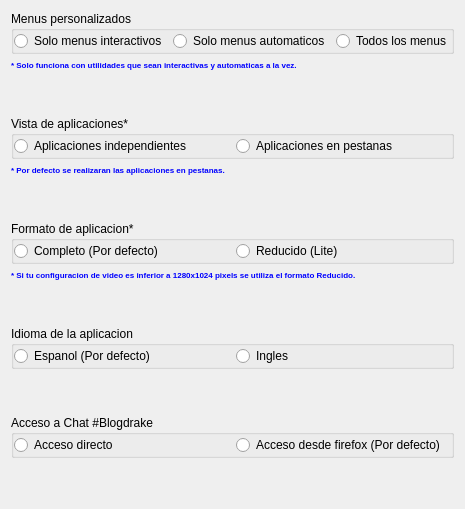
     <widget class="QWidget" name="tab_10">
      <attribute name="icon">
       <iconset resource="recoverdrake.qrc">
        <normaloff>:/Imagenes/mas.png</normaloff>:/Imagenes/mas.png</iconset>
      </attribute>
      <attribute name="title">
       <string>Menus</string>
      </attribute>
      <layout class="QGridLayout" name="gridLayout_30">
       <item row="0" column="0">
        <widget class="QGroupBox" name="groupBox_16">
         <property name="title">
          <string>Menus personalizados</string>
         </property>
         <layout class="QGridLayout" name="gridLayout_8">
          <property name="leftMargin">
           <number>0</number>
          </property>
          <property name="topMargin">
           <number>0</number>
          </property>
          <property name="rightMargin">
           <number>0</number>
          </property>
          <property name="bottomMargin">
           <number>0</number>
          </property>
          <item row="0" column="0">
           <widget class="QRadioButton" name="radioButton_43">
            <property name="text">
             <string>Solo menus interactivos</string>
            </property>
           </widget>
          </item>
          <item row="0" column="1">
           <widget class="QRadioButton" name="radioButton_44">
            <property name="text">
             <string>Solo menus automaticos</string>
            </property>
           </widget>
          </item>
          <item row="0" column="2">
           <widget class="QRadioButton" name="radioButton_45">
            <property name="text">
             <string>Todos los menus</string>
            </property>
           </widget>
          </item>
         </layout>
        </widget>
       </item>
       <item row="2" column="0">
        <spacer name="verticalSpacer_8">
         <property name="orientation">
          <enum>Qt::Vertical</enum>
         </property>
         <property name="sizeHint" stdset="0">
          <size>
           <width>20</width>
           <height>40</height>
          </size>
         </property>
        </spacer>
       </item>
       <item row="12" column="0">
        <widget class="QGroupBox" name="groupBox_18">
         <property name="title">
          <string>Acceso a Chat #Blogdrake</string>
         </property>
         <layout class="QGridLayout" name="gridLayout_9">
          <property name="leftMargin">
           <number>0</number>
          </property>
          <property name="topMargin">
           <number>0</number>
          </property>
          <property name="rightMargin">
           <number>0</number>
          </property>
          <property name="bottomMargin">
           <number>0</number>
          </property>
          <item row="0" column="0">
           <widget class="QRadioButton" name="radioButton_48">
            <property name="text">
             <string>Acceso directo</string>
            </property>
           </widget>
          </item>
          <item row="0" column="1">
           <widget class="QRadioButton" name="radioButton_50">
            <property name="text">
             <string>Acceso desde firefox (Por defecto)</string>
            </property>
           </widget>
          </item>
         </layout>
        </widget>
       </item>
       <item row="9" column="0">
        <widget class="QGroupBox" name="groupBox_11">
         <property name="title">
          <string>Idioma de la aplicacion</string>
         </property>
         <layout class="QGridLayout" name="gridLayout_7">
          <property name="leftMargin">
           <number>0</number>
          </property>
          <property name="topMargin">
           <number>0</number>
          </property>
          <property name="rightMargin">
           <number>0</number>
          </property>
          <property name="bottomMargin">
           <number>0</number>
          </property>
          <item row="0" column="0">
           <widget class="QRadioButton" name="radioButton_16">
            <property name="text">
             <string>Espanol (Por defecto)</string>
            </property>
            <property name="icon">
             <iconset resource="recoverdrake.qrc">
              <normaloff>:/Imagenes/SPAIN.png</normaloff>:/Imagenes/SPAIN.png</iconset>
            </property>
           </widget>
          </item>
          <item row="0" column="1">
           <widget class="QRadioButton" name="radioButton_17">
            <property name="text">
             <string>Ingles</string>
            </property>
            <property name="icon">
             <iconset resource="recoverdrake.qrc">
              <normaloff>:/Imagenes/ingles.jpeg</normaloff>:/Imagenes/ingles.jpeg</iconset>
            </property>
            <property name="iconSize">
             <size>
              <width>25</width>
              <height>25</height>
             </size>
            </property>
           </widget>
          </item>
         </layout>
        </widget>
       </item>
       <item row="11" column="0">
        <spacer name="verticalSpacer_7">
         <property name="orientation">
          <enum>Qt::Vertical</enum>
         </property>
         <property name="sizeHint" stdset="0">
          <size>
           <width>20</width>
           <height>40</height>
          </size>
         </property>
        </spacer>
       </item>
       <item row="4" column="0">
        <widget class="QLabel" name="label_163">
         <property name="palette">
          <palette>
           <active>
            <colorrole role="Button">
             <brush brushstyle="SolidPattern">
              <color alpha="255">
               <red>170</red>
               <green>170</green>
               <blue>127</blue>
              </color>
             </brush>
            </colorrole>
            <colorrole role="Text">
             <brush brushstyle="SolidPattern">
              <color alpha="255">
               <red>0</red>
               <green>0</green>
               <blue>255</blue>
              </color>
             </brush>
            </colorrole>
            <colorrole role="Base">
             <brush brushstyle="SolidPattern">
              <color alpha="255">
               <red>170</red>
               <green>170</green>
               <blue>127</blue>
              </color>
             </brush>
            </colorrole>
            <colorrole role="Window">
             <brush brushstyle="SolidPattern">
              <color alpha="255">
               <red>170</red>
               <green>170</green>
               <blue>127</blue>
              </color>
             </brush>
            </colorrole>
           </active>
           <inactive>
            <colorrole role="Button">
             <brush brushstyle="SolidPattern">
              <color alpha="255">
               <red>170</red>
               <green>170</green>
               <blue>127</blue>
              </color>
             </brush>
            </colorrole>
            <colorrole role="Text">
             <brush brushstyle="SolidPattern">
              <color alpha="255">
               <red>0</red>
               <green>0</green>
               <blue>255</blue>
              </color>
             </brush>
            </colorrole>
            <colorrole role="Base">
             <brush brushstyle="SolidPattern">
              <color alpha="255">
               <red>170</red>
               <green>170</green>
               <blue>127</blue>
              </color>
             </brush>
            </colorrole>
            <colorrole role="Window">
             <brush brushstyle="SolidPattern">
              <color alpha="255">
               <red>170</red>
               <green>170</green>
               <blue>127</blue>
              </color>
             </brush>
            </colorrole>
           </inactive>
           <disabled>
            <colorrole role="Button">
             <brush brushstyle="SolidPattern">
              <color alpha="255">
               <red>170</red>
               <green>170</green>
               <blue>127</blue>
              </color>
             </brush>
            </colorrole>
            <colorrole role="Text">
             <brush brushstyle="SolidPattern">
              <color alpha="255">
               <red>120</red>
               <green>122</green>
               <blue>124</blue>
              </color>
             </brush>
            </colorrole>
            <colorrole role="Base">
             <brush brushstyle="SolidPattern">
              <color alpha="255">
               <red>170</red>
               <green>170</green>
               <blue>127</blue>
              </color>
             </brush>
            </colorrole>
            <colorrole role="Window">
             <brush brushstyle="SolidPattern">
              <color alpha="255">
               <red>170</red>
               <green>170</green>
               <blue>127</blue>
              </color>
             </brush>
            </colorrole>
           </disabled>
          </palette>
         </property>
         <property name="font">
          <font>
           <pointsize>6</pointsize>
           <weight>75</weight>
           <bold>true</bold>
          </font>
         </property>
         <property name="text">
          <string>&lt;!DOCTYPE HTML PUBLIC &quot;-//W3C//DTD HTML 4.0//EN&quot; &quot;http://www.w3.org/TR/REC-html40/strict.dtd&quot;&gt;
&lt;html&gt;&lt;head&gt;&lt;meta name=&quot;qrichtext&quot; content=&quot;1&quot; /&gt;&lt;style type=&quot;text/css&quot;&gt;
p, li { white-space: pre-wrap; }
&lt;/style&gt;&lt;/head&gt;&lt;body style=&quot; font-family:'Sans'; font-size:6pt; font-weight:600; font-style:normal;&quot;&gt;
&lt;p style=&quot; margin-top:0px; margin-bottom:0px; margin-left:0px; margin-right:0px; -qt-block-indent:0; text-indent:0px;&quot;&gt;&lt;span style=&quot; font-family:'Sans Serif'; color:#0000ff;&quot;&gt;* Por defecto se realizaran las aplicaciones en pestanas.&lt;/span&gt;&lt;/p&gt;&lt;/body&gt;&lt;/html&gt;</string>
         </property>
        </widget>
       </item>
       <item row="5" column="0">
        <spacer name="verticalSpacer_6">
         <property name="orientation">
          <enum>Qt::Vertical</enum>
         </property>
         <property name="sizeHint" stdset="0">
          <size>
           <width>20</width>
           <height>40</height>
          </size>
         </property>
        </spacer>
       </item>
       <item row="7" column="0">
        <widget class="QLabel" name="label_166">
         <property name="palette">
          <palette>
           <active>
            <colorrole role="Button">
             <brush brushstyle="SolidPattern">
              <color alpha="255">
               <red>170</red>
               <green>170</green>
               <blue>127</blue>
              </color>
             </brush>
            </colorrole>
            <colorrole role="Text">
             <brush brushstyle="SolidPattern">
              <color alpha="255">
               <red>0</red>
               <green>0</green>
               <blue>255</blue>
              </color>
             </brush>
            </colorrole>
            <colorrole role="Base">
             <brush brushstyle="SolidPattern">
              <color alpha="255">
               <red>170</red>
               <green>170</green>
               <blue>127</blue>
              </color>
             </brush>
            </colorrole>
            <colorrole role="Window">
             <brush brushstyle="SolidPattern">
              <color alpha="255">
               <red>170</red>
               <green>170</green>
               <blue>127</blue>
              </color>
             </brush>
            </colorrole>
           </active>
           <inactive>
            <colorrole role="Button">
             <brush brushstyle="SolidPattern">
              <color alpha="255">
               <red>170</red>
               <green>170</green>
               <blue>127</blue>
              </color>
             </brush>
            </colorrole>
            <colorrole role="Text">
             <brush brushstyle="SolidPattern">
              <color alpha="255">
               <red>0</red>
               <green>0</green>
               <blue>255</blue>
              </color>
             </brush>
            </colorrole>
            <colorrole role="Base">
             <brush brushstyle="SolidPattern">
              <color alpha="255">
               <red>170</red>
               <green>170</green>
               <blue>127</blue>
              </color>
             </brush>
            </colorrole>
            <colorrole role="Window">
             <brush brushstyle="SolidPattern">
              <color alpha="255">
               <red>170</red>
               <green>170</green>
               <blue>127</blue>
              </color>
             </brush>
            </colorrole>
           </inactive>
           <disabled>
            <colorrole role="Button">
             <brush brushstyle="SolidPattern">
              <color alpha="255">
               <red>170</red>
               <green>170</green>
               <blue>127</blue>
              </color>
             </brush>
            </colorrole>
            <colorrole role="Text">
             <brush brushstyle="SolidPattern">
              <color alpha="255">
               <red>120</red>
               <green>122</green>
               <blue>124</blue>
              </color>
             </brush>
            </colorrole>
            <colorrole role="Base">
             <brush brushstyle="SolidPattern">
              <color alpha="255">
               <red>170</red>
               <green>170</green>
               <blue>127</blue>
              </color>
             </brush>
            </colorrole>
            <colorrole role="Window">
             <brush brushstyle="SolidPattern">
              <color alpha="255">
               <red>170</red>
               <green>170</green>
               <blue>127</blue>
              </color>
             </brush>
            </colorrole>
           </disabled>
          </palette>
         </property>
         <property name="font">
          <font>
           <pointsize>6</pointsize>
           <weight>75</weight>
           <bold>true</bold>
          </font>
         </property>
         <property name="text">
          <string>&lt;!DOCTYPE HTML PUBLIC &quot;-//W3C//DTD HTML 4.0//EN&quot; &quot;http://www.w3.org/TR/REC-html40/strict.dtd&quot;&gt;
&lt;html&gt;&lt;head&gt;&lt;meta name=&quot;qrichtext&quot; content=&quot;1&quot; /&gt;&lt;style type=&quot;text/css&quot;&gt;
p, li { white-space: pre-wrap; }
&lt;/style&gt;&lt;/head&gt;&lt;body style=&quot; font-family:'Sans'; font-size:6pt; font-weight:600; font-style:normal;&quot;&gt;
&lt;p style=&quot; margin-top:0px; margin-bottom:0px; margin-left:0px; margin-right:0px; -qt-block-indent:0; text-indent:0px;&quot;&gt;&lt;span style=&quot; font-family:'Sans Serif'; color:#0000ff;&quot;&gt;* Si tu configuracion de video es inferior a 1280x1024 pixels se utiliza el formato Reducido.&lt;/span&gt;&lt;/p&gt;&lt;/body&gt;&lt;/html&gt;</string>
         </property>
        </widget>
       </item>
       <item row="3" column="0">
        <widget class="QGroupBox" name="groupBox_17">
         <property name="title">
          <string>Vista de aplicaciones*</string>
         </property>
         <layout class="QGridLayout" name="gridLayout_14">
          <property name="leftMargin">
           <number>0</number>
          </property>
          <property name="topMargin">
           <number>0</number>
          </property>
          <property name="rightMargin">
           <number>0</number>
          </property>
          <property name="bottomMargin">
           <number>0</number>
          </property>
          <item row="0" column="0">
           <widget class="QRadioButton" name="radioButton_46">
            <property name="text">
             <string>Aplicaciones independientes</string>
            </property>
           </widget>
          </item>
          <item row="0" column="1">
           <widget class="QRadioButton" name="radioButton_47">
            <property name="text">
             <string>Aplicaciones en pestanas</string>
            </property>
           </widget>
          </item>
         </layout>
        </widget>
       </item>
       <item row="6" column="0">
        <widget class="QGroupBox" name="groupBox_19">
         <property name="title">
          <string>Formato de aplicacion*</string>
         </property>
         <layout class="QGridLayout" name="gridLayout_15">
          <property name="leftMargin">
           <number>0</number>
          </property>
          <property name="topMargin">
           <number>0</number>
          </property>
          <property name="rightMargin">
           <number>0</number>
          </property>
          <property name="bottomMargin">
           <number>0</number>
          </property>
          <item row="0" column="0">
           <widget class="QRadioButton" name="radioButton_49">
            <property name="text">
             <string>Completo (Por defecto)</string>
            </property>
           </widget>
          </item>
          <item row="0" column="1">
           <widget class="QRadioButton" name="radioButton_51">
            <property name="text">
             <string>Reducido (Lite)</string>
            </property>
           </widget>
          </item>
         </layout>
        </widget>
       </item>
       <item row="13" column="0">
        <spacer name="verticalSpacer_9">
         <property name="orientation">
          <enum>Qt::Vertical</enum>
         </property>
         <property name="sizeHint" stdset="0">
          <size>
           <width>20</width>
           <height>40</height>
          </size>
         </property>
        </spacer>
       </item>
       <item row="8" column="0">
        <spacer name="verticalSpacer_10">
         <property name="orientation">
          <enum>Qt::Vertical</enum>
         </property>
         <property name="sizeHint" stdset="0">
          <size>
           <width>20</width>
           <height>40</height>
          </size>
         </property>
        </spacer>
       </item>
       <item row="1" column="0">
        <widget class="QLabel" name="label_162">
         <property name="palette">
          <palette>
           <active>
            <colorrole role="Button">
             <brush brushstyle="SolidPattern">
              <color alpha="255">
               <red>170</red>
               <green>170</green>
               <blue>127</blue>
              </color>
             </brush>
            </colorrole>
            <colorrole role="Text">
             <brush brushstyle="SolidPattern">
              <color alpha="255">
               <red>0</red>
               <green>0</green>
               <blue>255</blue>
              </color>
             </brush>
            </colorrole>
            <colorrole role="Base">
             <brush brushstyle="SolidPattern">
              <color alpha="255">
               <red>170</red>
               <green>170</green>
               <blue>127</blue>
              </color>
             </brush>
            </colorrole>
            <colorrole role="Window">
             <brush brushstyle="SolidPattern">
              <color alpha="255">
               <red>170</red>
               <green>170</green>
               <blue>127</blue>
              </color>
             </brush>
            </colorrole>
           </active>
           <inactive>
            <colorrole role="Button">
             <brush brushstyle="SolidPattern">
              <color alpha="255">
               <red>170</red>
               <green>170</green>
               <blue>127</blue>
              </color>
             </brush>
            </colorrole>
            <colorrole role="Text">
             <brush brushstyle="SolidPattern">
              <color alpha="255">
               <red>0</red>
               <green>0</green>
               <blue>255</blue>
              </color>
             </brush>
            </colorrole>
            <colorrole role="Base">
             <brush brushstyle="SolidPattern">
              <color alpha="255">
               <red>170</red>
               <green>170</green>
               <blue>127</blue>
              </color>
             </brush>
            </colorrole>
            <colorrole role="Window">
             <brush brushstyle="SolidPattern">
              <color alpha="255">
               <red>170</red>
               <green>170</green>
               <blue>127</blue>
              </color>
             </brush>
            </colorrole>
           </inactive>
           <disabled>
            <colorrole role="Button">
             <brush brushstyle="SolidPattern">
              <color alpha="255">
               <red>170</red>
               <green>170</green>
               <blue>127</blue>
              </color>
             </brush>
            </colorrole>
            <colorrole role="Text">
             <brush brushstyle="SolidPattern">
              <color alpha="255">
               <red>120</red>
               <green>122</green>
               <blue>124</blue>
              </color>
             </brush>
            </colorrole>
            <colorrole role="Base">
             <brush brushstyle="SolidPattern">
              <color alpha="255">
               <red>170</red>
               <green>170</green>
               <blue>127</blue>
              </color>
             </brush>
            </colorrole>
            <colorrole role="Window">
             <brush brushstyle="SolidPattern">
              <color alpha="255">
               <red>170</red>
               <green>170</green>
               <blue>127</blue>
              </color>
             </brush>
            </colorrole>
           </disabled>
          </palette>
         </property>
         <property name="font">
          <font>
           <pointsize>6</pointsize>
           <weight>75</weight>
           <bold>true</bold>
          </font>
         </property>
         <property name="text">
          <string>&lt;!DOCTYPE HTML PUBLIC &quot;-//W3C//DTD HTML 4.0//EN&quot; &quot;http://www.w3.org/TR/REC-html40/strict.dtd&quot;&gt;
&lt;html&gt;&lt;head&gt;&lt;meta name=&quot;qrichtext&quot; content=&quot;1&quot; /&gt;&lt;style type=&quot;text/css&quot;&gt;
p, li { white-space: pre-wrap; }
&lt;/style&gt;&lt;/head&gt;&lt;body style=&quot; font-family:'Sans'; font-size:6pt; font-weight:600; font-style:normal;&quot;&gt;
&lt;p style=&quot; margin-top:0px; margin-bottom:0px; margin-left:0px; margin-right:0px; -qt-block-indent:0; text-indent:0px;&quot;&gt;&lt;span style=&quot; font-family:'Sans Serif'; color:#0000ff;&quot;&gt;* Solo funciona con utilidades que sean interactivas y automaticas a la vez.&lt;/span&gt;&lt;/p&gt;&lt;/body&gt;&lt;/html&gt;</string>
         </property>
        </widget>
       </item>
      </layout>
     </widget>
